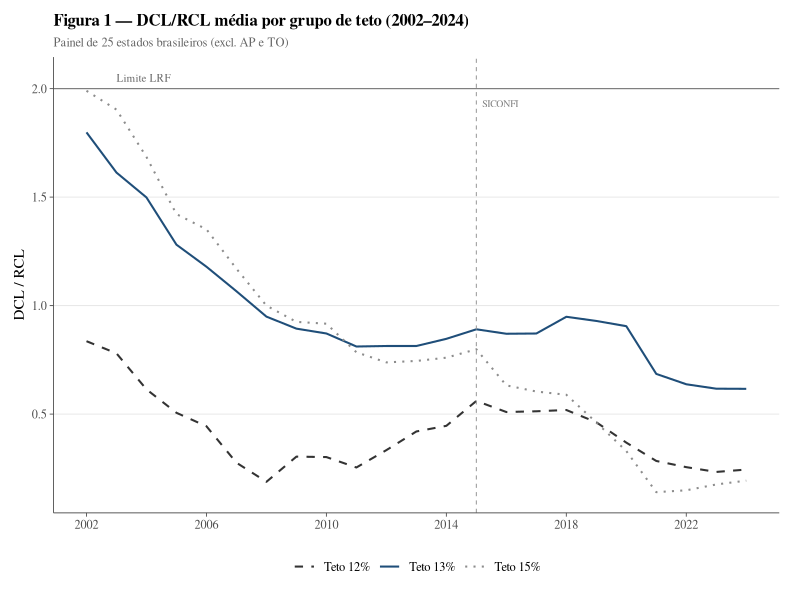
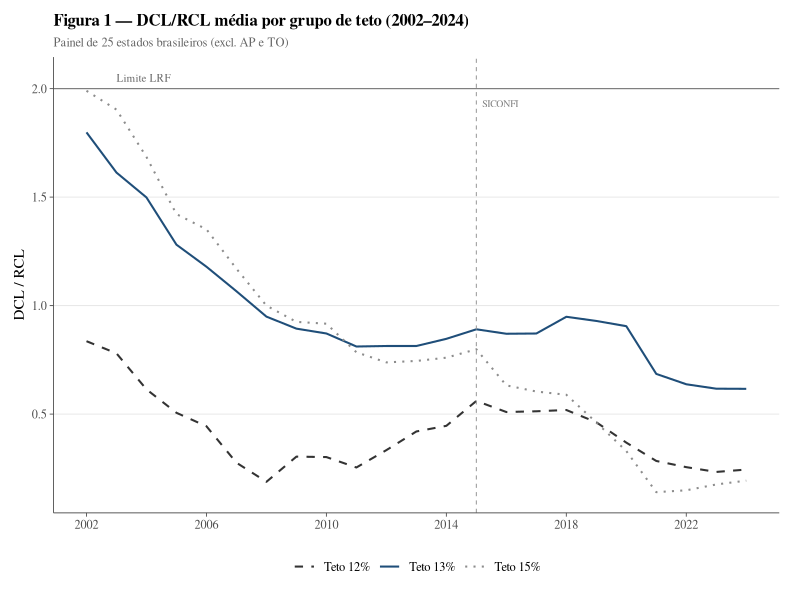
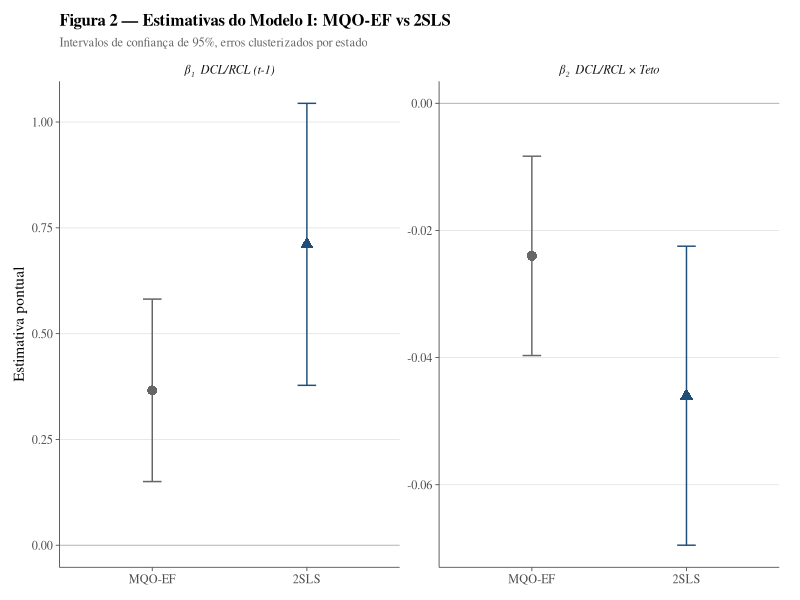
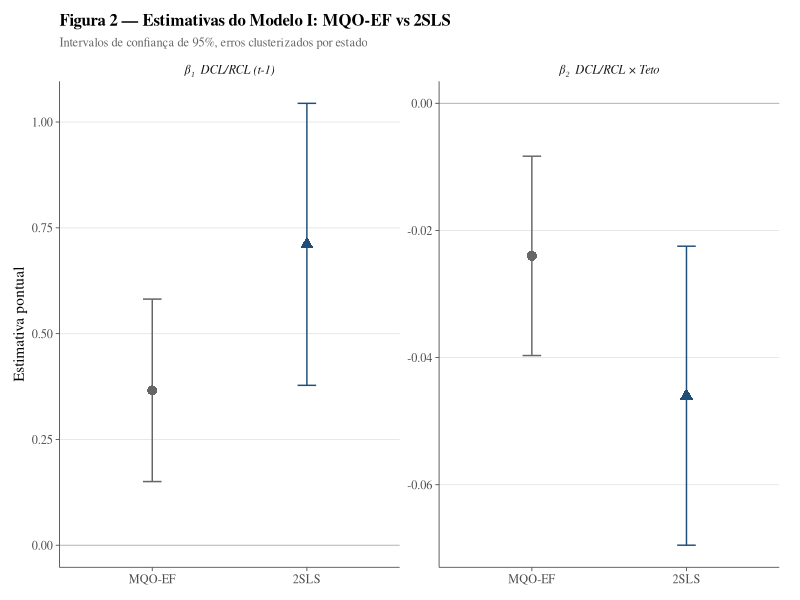
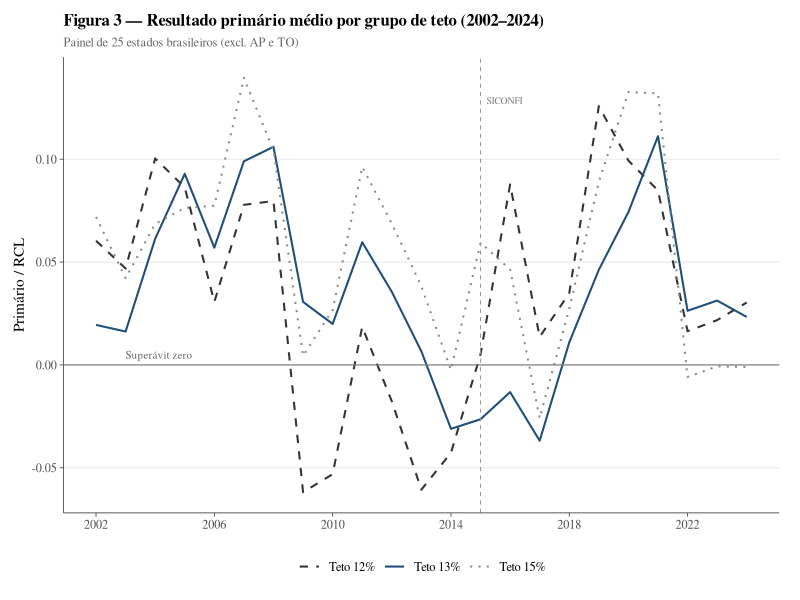
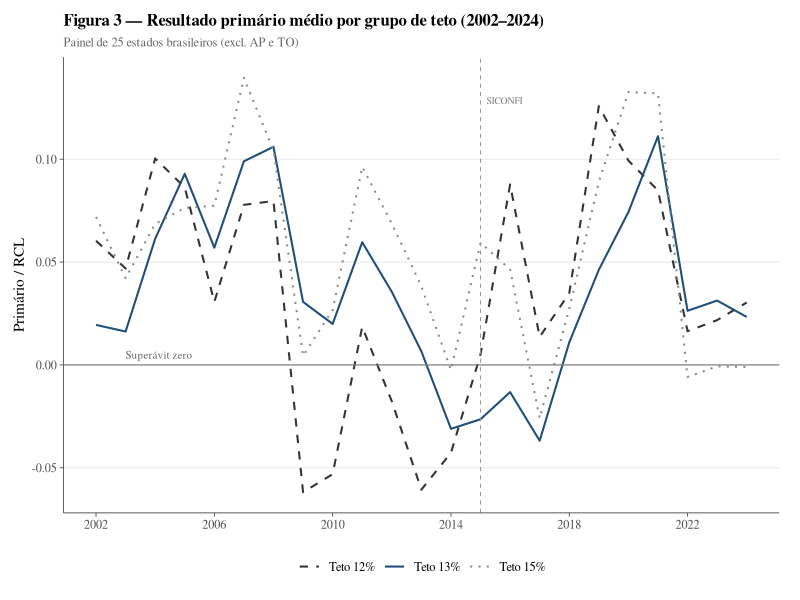
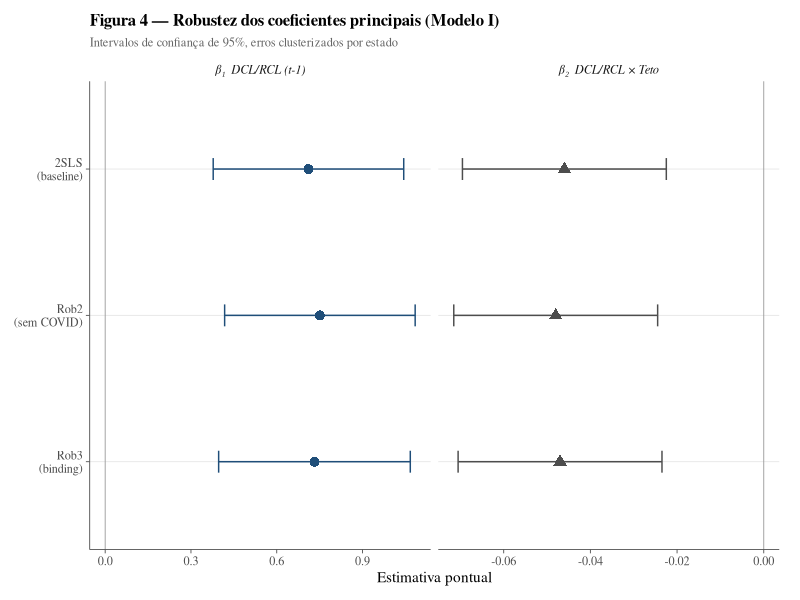
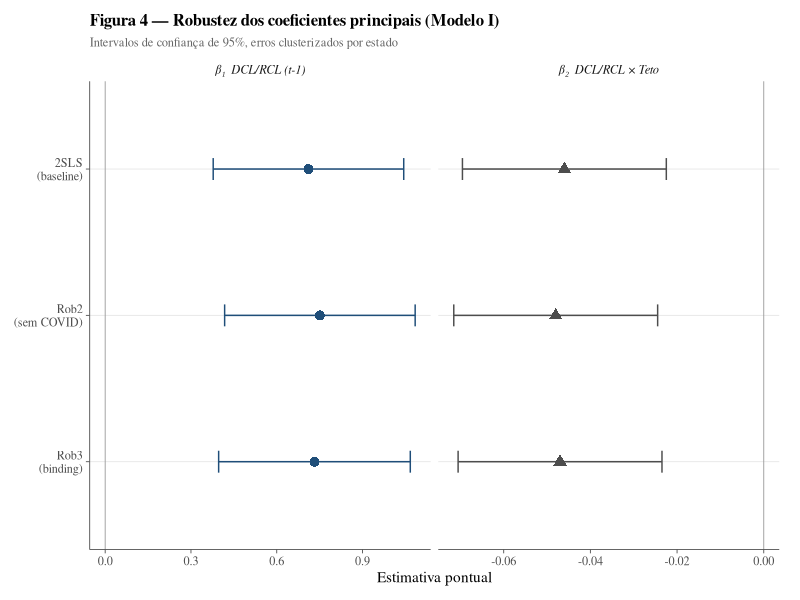

The R script that drew these images, in order:
# =============================================================================
# scripts/07_figures.R
# Figuras AER-style (4 paineis) para a tese
# Saida: output/figures/{fig1,fig2,fig3,fig4}.{pdf,png}
# =============================================================================

pkgs <- c("ggplot2", "dplyr", "readr", "tidyr", "patchwork", "scales")
to_install <- pkgs[!pkgs %in% rownames(installed.packages())]
if (length(to_install) > 0)
  install.packages(to_install, repos = "https://cloud.r-project.org")
suppressPackageStartupMessages(lapply(pkgs, library, character.only = TRUE))

dir.create("output/figures", recursive = TRUE, showWarnings = FALSE)

panel <- read_csv("data/processed/panel_final_v5.csv", show_col_types = FALSE)

# --- Tema base AER/QJE -------------------------------------------------------
theme_aer <- theme_minimal(base_family = "serif", base_size = 11) +
  theme(
    panel.grid.minor       = element_blank(),
    panel.grid.major.x     = element_blank(),
    panel.grid.major.y     = element_line(color = "gray90", linewidth = 0.3),
    axis.line              = element_line(color = "gray30", linewidth = 0.3),
    axis.ticks             = element_line(color = "gray30", linewidth = 0.3),
    plot.title             = element_text(size = 12, face = "bold", hjust = 0),
    plot.subtitle          = element_text(size = 9, color = "gray40", hjust = 0),
    legend.position        = "bottom",
    legend.text            = element_text(size = 9),
    plot.margin            = margin(10, 15, 10, 10)
  )
theme_set(theme_aer)

accent <- "#1F4E79"

save_fig <- function(p, name, w = 7, h = 4.5) {
  ggsave(file.path("output/figures", paste0(name, ".pdf")),
         p, width = w, height = h, device = cairo_pdf)
  ggsave(file.path("output/figures", paste0(name, ".png")),
         p, width = w, height = h, dpi = 300)
  cat(sprintf("  Salvo: output/figures/%s.pdf + .png\n", name))
}

# =============================================================================
# FIGURA 1 — DCL/RCL media por grupo de teto (2002-2024)
# =============================================================================
fig1_data <- panel %>%
  filter(!is.na(dcl_sobre_rcl_ext), !is.na(teto)) %>%
  mutate(teto_label = factor(paste0("Teto ", teto, "%"),
                             levels = c("Teto 12%", "Teto 13%", "Teto 15%"))) %>%
  group_by(year, teto_label) %>%
  summarise(mean_dcl = mean(dcl_sobre_rcl_ext, na.rm = TRUE), .groups = "drop")

fig1 <- ggplot(fig1_data, aes(x = year, y = mean_dcl,
                               linetype = teto_label, color = teto_label)) +
  geom_line(linewidth = 0.7) +
  geom_hline(yintercept = 2.0, linetype = "solid",
             color = "gray50", linewidth = 0.4) +
  annotate("text", x = 2003, y = 2.05, label = "Limite LRF",
           hjust = 0, size = 2.8, color = "gray40", family = "serif") +
  geom_vline(xintercept = 2015, linetype = "dashed",
             color = "gray60", linewidth = 0.35) +
  annotate("text", x = 2015.2, y = max(fig1_data$mean_dcl, na.rm = TRUE) * 0.97,
           label = "SICONFI", hjust = 0, size = 2.5, color = "gray50",
           family = "serif") +
  scale_color_manual(values = c("Teto 12%" = "gray20",
                                 "Teto 13%" = accent,
                                 "Teto 15%" = "gray55"),
                     name = NULL) +
  scale_linetype_manual(values = c("Teto 12%" = "dashed",
                                    "Teto 13%" = "solid",
                                    "Teto 15%" = "dotted"),
                        name = NULL) +
  scale_x_continuous(breaks = seq(2002, 2024, 4)) +
  labs(
    title    = "Figura 1 \u2014 DCL/RCL m\u00e9dia por grupo de teto (2002\u20132024)",
    subtitle = "Painel de 25 estados brasileiros (excl. AP e TO)",
    x        = NULL,
    y        = "DCL / RCL"
  ) +
  guides(color    = guide_legend(nrow = 1),
         linetype = guide_legend(nrow = 1))

save_fig(fig1, "fig1_dcl_por_teto")

# =============================================================================
# FIGURA 2 — Coeficientes Modelo I: MQO-EF vs 2SLS
# =============================================================================
coef_data <- tibble(
  coef   = rep(c("beta1", "beta2"), 2),
  modelo = rep(c("MQO-EF", "2SLS"), each = 2),
  est    = c(0.366, -0.024, 0.711, -0.046),
  se     = c(0.110,  0.008, 0.170,  0.012)
) %>%
  mutate(
    lo95 = est - 1.96 * se,
    hi95 = est + 1.96 * se,
    coef_label = factor(coef,
                        levels = c("beta1", "beta2"),
                        labels = c("\u03b2\u2081  DCL/RCL (t-1)",
                                   "\u03b2\u2082  DCL/RCL \u00d7 Teto")),
    modelo = factor(modelo, levels = c("MQO-EF", "2SLS"))
  )

fig2 <- ggplot(coef_data, aes(x = modelo, y = est, color = modelo, shape = modelo)) +
  geom_hline(yintercept = 0, color = "gray70", linewidth = 0.3) +
  geom_errorbar(aes(ymin = lo95, ymax = hi95),
                width = 0.12, linewidth = 0.5) +
  geom_point(size = 3) +
  facet_wrap(~coef_label, scales = "free_y", nrow = 1) +
  scale_color_manual(values = c("MQO-EF" = "gray40", "2SLS" = accent),
                     name = NULL) +
  scale_shape_manual(values = c("MQO-EF" = 16, "2SLS" = 17),
                     name = NULL) +
  labs(
    title    = "Figura 2 \u2014 Estimativas do Modelo I: MQO-EF vs 2SLS",
    subtitle = "Intervalos de confian\u00e7a de 95%, erros clusterizados por estado",
    x        = NULL,
    y        = "Estimativa pontual"
  ) +
  theme(
    strip.text      = element_text(size = 9, face = "italic"),
    legend.position = "none"
  )

save_fig(fig2, "fig2_coef_mqo_vs_2sls")

# =============================================================================
# FIGURA 3 — Resultado primario medio por grupo de teto (2002-2024)
# =============================================================================
fig3_data <- panel %>%
  filter(!is.na(primario_sobre_rcl_ext), !is.na(teto)) %>%
  mutate(teto_label = factor(paste0("Teto ", teto, "%"),
                             levels = c("Teto 12%", "Teto 13%", "Teto 15%"))) %>%
  group_by(year, teto_label) %>%
  summarise(mean_prim = mean(primario_sobre_rcl_ext, na.rm = TRUE), .groups = "drop")

fig3 <- ggplot(fig3_data, aes(x = year, y = mean_prim,
                               linetype = teto_label, color = teto_label)) +
  geom_line(linewidth = 0.7) +
  geom_hline(yintercept = 0, linetype = "solid",
             color = "gray50", linewidth = 0.4) +
  annotate("text", x = 2003, y = 0.005,
           label = "Super\u00e1vit zero", hjust = 0, size = 2.8,
           color = "gray40", family = "serif") +
  geom_vline(xintercept = 2015, linetype = "dashed",
             color = "gray60", linewidth = 0.35) +
  annotate("text", x = 2015.2,
           y = max(fig3_data$mean_prim, na.rm = TRUE) * 0.92,
           label = "SICONFI", hjust = 0, size = 2.5,
           color = "gray50", family = "serif") +
  scale_color_manual(values = c("Teto 12%" = "gray20",
                                 "Teto 13%" = accent,
                                 "Teto 15%" = "gray55"),
                     name = NULL) +
  scale_linetype_manual(values = c("Teto 12%" = "dashed",
                                    "Teto 13%" = "solid",
                                    "Teto 15%" = "dotted"),
                        name = NULL) +
  scale_x_continuous(breaks = seq(2002, 2024, 4)) +
  labs(
    title    = "Figura 3 \u2014 Resultado prim\u00e1rio m\u00e9dio por grupo de teto (2002\u20132024)",
    subtitle = "Painel de 25 estados brasileiros (excl. AP e TO)",
    x        = NULL,
    y        = "Prim\u00e1rio / RCL"
  ) +
  guides(color    = guide_legend(nrow = 1),
         linetype = guide_legend(nrow = 1))

save_fig(fig3, "fig3_primario_por_teto")

# =============================================================================
# FIGURA 4 — Forest plot: robustez dos coeficientes principais
# =============================================================================
forest_data <- tibble(
  spec   = rep(c("2SLS\n(baseline)", "Rob2\n(sem COVID)", "Rob3\n(binding)"), 2),
  coef   = rep(c("beta1", "beta2"), each = 3),
  est    = c(0.711, 0.751, 0.732,   -0.046, -0.048, -0.047),
  se     = c(0.170, 0.170, 0.171,    0.012,  0.012,  0.012)
) %>%
  mutate(
    lo95 = est - 1.96 * se,
    hi95 = est + 1.96 * se,
    coef_label = factor(coef,
                        levels = c("beta1", "beta2"),
                        labels = c("\u03b2\u2081  DCL/RCL (t-1)",
                                   "\u03b2\u2082  DCL/RCL \u00d7 Teto")),
    spec = factor(spec, levels = rev(c("2SLS\n(baseline)",
                                       "Rob2\n(sem COVID)",
                                       "Rob3\n(binding)")))
  )

fig4 <- ggplot(forest_data, aes(x = est, y = spec,
                                 color = coef_label, shape = coef_label)) +
  geom_vline(xintercept = 0, color = "gray60", linewidth = 0.3) +
  geom_errorbarh(aes(xmin = lo95, xmax = hi95),
                 height = 0.15, linewidth = 0.5) +
  geom_point(size = 3) +
  facet_wrap(~coef_label, scales = "free_x", nrow = 1) +
  scale_color_manual(
    values = c("\u03b2\u2081  DCL/RCL (t-1)"       = accent,
               "\u03b2\u2082  DCL/RCL \u00d7 Teto" = "gray30"),
    name = NULL) +
  scale_shape_manual(
    values = c("\u03b2\u2081  DCL/RCL (t-1)"       = 16,
               "\u03b2\u2082  DCL/RCL \u00d7 Teto" = 17),
    name = NULL) +
  labs(
    title    = "Figura 4 \u2014 Robustez dos coeficientes principais (Modelo I)",
    subtitle = "Intervalos de confian\u00e7a de 95%, erros clusterizados por estado",
    x        = "Estimativa pontual",
    y        = NULL
  ) +
  theme(
    strip.text      = element_text(size = 9, face = "italic"),
    legend.position = "none"
  )

save_fig(fig4, "fig4_forest_robustez")

cat("\n=== Figuras geradas com sucesso ===\n")
cat("  output/figures/fig1_dcl_por_teto.{pdf,png}\n")
cat("  output/figures/fig2_coef_mqo_vs_2sls.{pdf,png}\n")
cat("  output/figures/fig3_primario_por_teto.{pdf,png}\n")
cat("  output/figures/fig4_forest_robustez.{pdf,png}\n")
